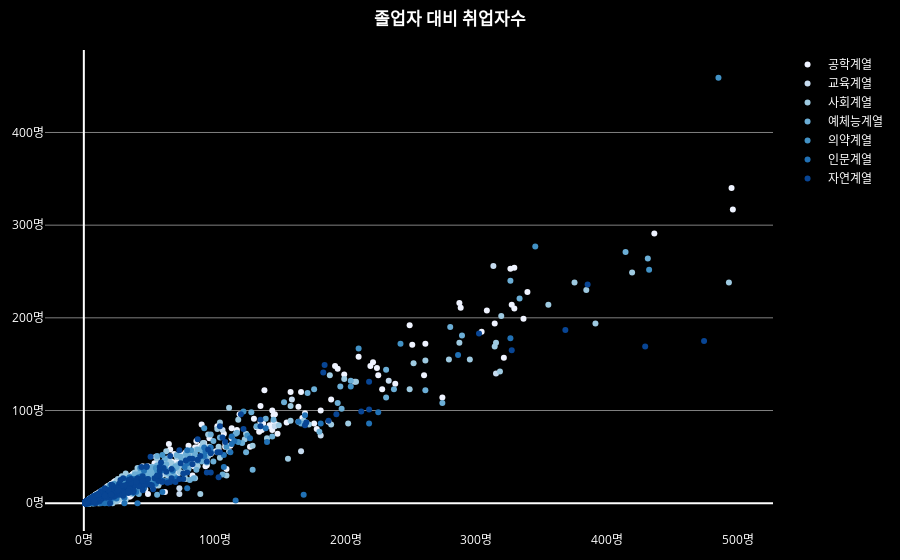

The notebook cell saved with this chart:
### Code cell
fig = go.Figure()

colors = {'의약계열': 0, '인문계열': 1, '사회계열': 2, '교육계열': 3, '공학계열': 4, '자연계열': 5, '예체능계열': 6}

for cat, group in df_취업률_500.groupby('대계열'):
    fig.add_trace(go.Scatter(
        mode = 'markers',
        x = group['졸업자수'], y = group['취업자수'],
        name = cat,
        marker = dict(color = colors[cat]), 
        showlegend = True
    ))

fig.update_layout(title = dict(text = '<b>졸업자 대비 취업자수</b>', x = 0.5, font = dict(color = 'white')), 
         margin = dict(t = 50, b = 25, l = 25, r = 25), 
         paper_bgcolor = 'black', plot_bgcolor = 'black', 
         xaxis = dict(color = 'white', ticksuffix = '명', showgrid = False), 
         yaxis = dict(color = 'white', gridcolor = 'gray', ticksuffix = '명', dtick = 100), 
         legend = dict(font = dict(color = 'white')),
                  colorway = ("#EFF3FF", "#C6DBEF", "#9ECAE1", "#6BAED6", "#4292C6", "#2171B5", "#084594")
                 )
fig.show()

fig.write_image('D:\\R\\git\\datavisualization\\plotly\\RnPy\\chap3\\fig\\vector\\3-1.pdf')

### Figure 1 — Plotly figure (JSON) as saved in the notebook; plotly's stock layout.template omitted (floating-point values rounded to 4 significant figures; data arrays with more than 128 entries replaced by an {"elided": "..."} marker saying what was removed)
{"data": [{"marker": {"color": 4}, "mode": "markers", "name": "공학계열", "showlegend": true, "type": "scatter", "x": {"elided": "674 int values"}, "y": {"elided": "674 int values"}}, {"marker": {"color": 3}, "mode": "markers", "name": "교육계열", "showlegend": true, "type": "scatter", "x": [16, 159, 3, 313, 56, 18, 32, 30, 10, 164, 82, 146, 25, 31, 26, 20, 76, 31, 28, 36, 26, 81, 92, 21, 46, 55, 45, 15, 207, 233, 15, 14, 45, 73, 10, 5, 315, 11, 3, 33, 42, 81, 166, 181, 1, 27, 30, 26, 17, 6, 5, 6, 4, 3, 2, 13, 1, 2, 19, 3, 5, 7, 6, 26, 106, 2, 2, 1, 3, 3, 10, 5, 6, 7, 4, 8, 1, 24, 2, 2, 8, 2, 5, 73, 2, 5, 7, 1, 1, 3, 3, 5, 3, 1, 13, 5, 2, 1, 2, 5, 7, 8, 4, 2, 1, 15, 2, 3], "y": [13, 112, 1, 256, 33, 18, 27, 23, 7, 88, 55, 83, 16, 13, 13, 8, 50, 18, 21, 24, 21, 52, 65, 16, 27, 50, 40, 9, 131, 132, 7, 9, 21, 16, 3, 0, 140, 1, 0, 14, 21, 53, 56, 73, 1, 9, 10, 7, 14, 4, 5, 5, 4, 3, 1, 11, 1, 2, 14, 0, 4, 3, 4, 24, 79, 1, 2, 1, 3, 3, 9, 5, 6, 7, 4, 7, 1, 17, 2, 1, 1, 2, 3, 10, 1, 0, 5, 1, 1, 2, 1, 3, 3, 1, 9, 3, 2, 1, 2, 5, 6, 7, 2, 1, 1, 10, 1, 0]}, {"marker": {"color": 2}, "mode": "markers", "name": "사회계열", "showlegend": true, "type": "scatter", "x": {"elided": "452 int values"}, "y": {"elided": "452 int values"}}, {"marker": {"color": 6}, "mode": "markers", "name": "예체능계열", "showlegend": true, "type": "scatter", "x": {"elided": "364 int values"}, "y": {"elided": "364 int values"}}, {"marker": {"color": 0}, "mode": "markers", "name": "의약계열", "showlegend": true, "type": "scatter", "x": [12, 125, 82, 122, 16, 12, 53, 204, 22, 3, 20, 62, 5, 58, 14, 432, 24, 20, 10, 485, 21, 345, 118, 58, 11, 11, 5, 36, 5, 14, 55, 35, 49, 12, 10, 31, 89, 242, 56, 37, 10, 12, 32, 2, 3, 1, 37, 20, 5, 9, 4, 60, 92, 19, 43, 210, 16, 22, 1, 1, 4, 1, 14, 4, 14, 5, 2, 8, 1, 2, 2, 3, 7, 6, 8, 1, 6, 23, 1, 2, 1, 1, 2, 3, 22, 109, 1, 1, 6, 47, 4, 1, 5, 6, 6, 1], "y": [10, 73, 57, 99, 6, 6, 23, 126, 13, 3, 5, 36, 3, 33, 9, 252, 16, 13, 7, 459, 19, 277, 66, 36, 9, 7, 3, 19, 2, 10, 38, 20, 21, 9, 5, 20, 50, 172, 35, 26, 7, 4, 26, 2, 3, 1, 21, 19, 3, 5, 2, 52, 81, 13, 38, 167, 10, 15, 0, 1, 3, 1, 13, 4, 14, 4, 2, 6, 1, 2, 2, 2, 7, 6, 6, 1, 5, 21, 1, 1, 1, 1, 1, 3, 16, 61, 1, 0, 5, 26, 3, 1, 4, 3, 3, 0]}, {"marker": {"color": 1}, "mode": "markers", "name": "인문계열", "showlegend": true, "type": "scatter", "x": {"elided": "241 int values"}, "y": {"elided": "241 int values"}}, {"marker": {"color": 5}, "mode": "markers", "name": "자연계열", "showlegend": true, "type": "scatter", "x": {"elided": "378 int values"}, "y": {"elided": "378 int values"}}], "layout": {"colorway": ["#EFF3FF", "#C6DBEF", "#9ECAE1", "#6BAED6", "#4292C6", "#2171B5", "#084594"], "legend": {"font": {"color": "white"}}, "margin": {"b": 25, "l": 25, "r": 25, "t": 50}, "paper_bgcolor": "black", "plot_bgcolor": "black", "title": {"font": {"color": "white"}, "text": "<b>졸업자 대비 취업자수</b>", "x": 0.5}, "xaxis": {"color": "white", "showgrid": false, "ticksuffix": "명"}, "yaxis": {"color": "white", "dtick": 100, "gridcolor": "gray", "ticksuffix": "명"}}}
